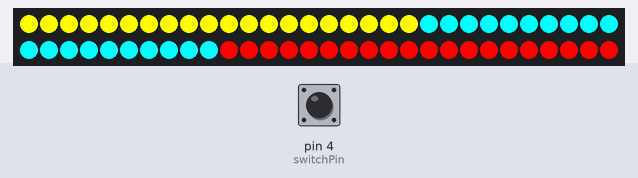
Bench run of a sketch on a simulated Arduino Uno, built with avr-gcc and run on an emulated ATmega328P. Shown: 60 RGB LEDs in strip order, left to right, continuing on the next row. Inputs (shaded band) come from the test bench; at power-on: pin 4 (switchPin) LOW. Random numbers use the default seed unless the sketch sets one.

Above: at 2.6 s.
2.7 s: pin 4 (switchPin) pulled HIGH for 0.15 s
At 4.1 s:
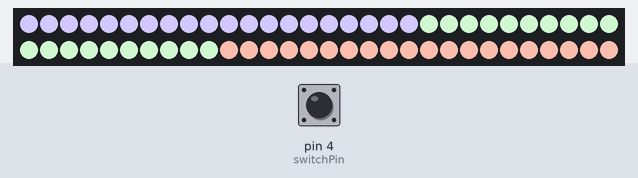
5.8 s: pin 4 (switchPin) pulled HIGH for 1 s
At 7.7 s:
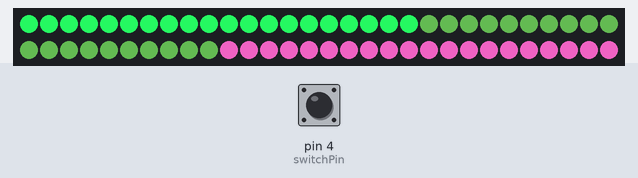
9.8 s: pin 4 (switchPin) pulled HIGH for 0.15 s
At 10.7 s:
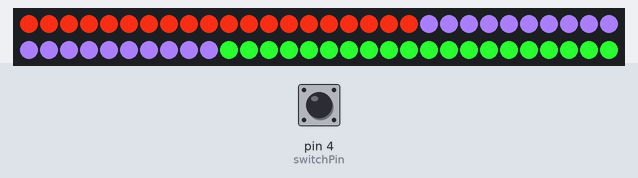
12.9 s: pin 4 (switchPin) pulled HIGH for 3.2 s
At 13.5 s:
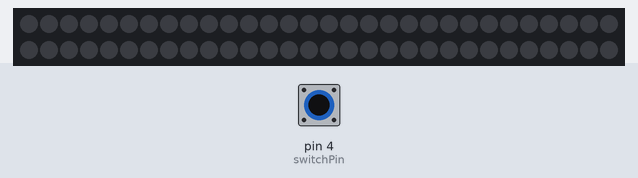
19.1 s: pin 4 (switchPin) pulled HIGH for 0.15 s
At 20.2 s:
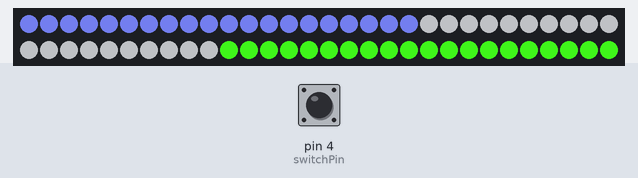
22.2 s: pin 4 (switchPin) pulled HIGH for 1 s
At 23.8 s:
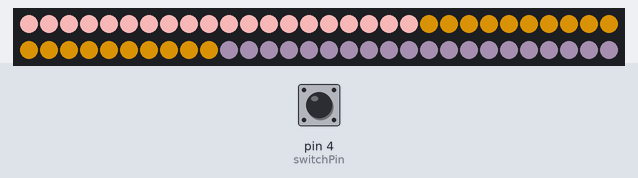
Timing chart, 0 to 25.3 s (numbered marks = the images above; inputs shaded):
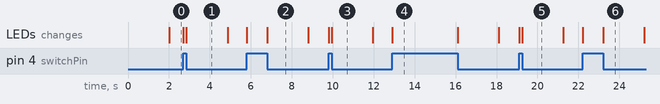

The sketch:

neopixel_moving3.ino
```cpp
/********************************************************************************************************
  neopixel_moving3:
  Written by Scott Kildall

  This sketch will show three bands of solid colors on the NeoPixel strip
  the 1st 1/3 will be 1 color, the 2nd 1/3 another, and the last 1/3 a different color
  A switch at pin 4 will turn the whole strip off.

  A timing loop will be setup so that we cycle the colors, this time
  we use the millis() function to do asynchronous timing instead of hte built-in delay() function.

  Also, when the switch is pressed, we will randomize the color values.

---------------------------------------------------------------------------------------------------------
NeoPixel Information for initializing the strip, below
  60ma/pixel for current load
  Parameter 1 = number of pixels in strip
  Parameter 2 = pin number (most are valid)
  Parameter 3 = pixel type flags, add together as needed:
    NEO_KHZ800  800 KHz bitstream (most NeoPixel products w/WS2812 LEDs)
    NEO_KHZ400  400 KHz (classic 'v1' (not v2) FLORA pixels, WS2811 drivers)
    NEO_GRB     Pixels are wired for GRB bitstream (most NeoPixel products)
    NEO_RGB     Pixels are wired for RGB bitstream (v1 FLORA pixels, not v2)

**********************************************************************************************************/

#include <Adafruit_NeoPixel.h>

// the data pin for the NeoPixels
int neoPixelPin = 6;

// How many NeoPixels we will be using, charge accordingly
int numPixels = 60;

// Instatiate the NeoPixel from the ibrary
Adafruit_NeoPixel strip = Adafruit_NeoPixel(numPixels, neoPixelPin, NEO_GRB + NEO_KHZ800);

// Color set #1
int r1 = 255;
int g1 = 0;
int b1 = 0;

// Color set #2
int r2 = 255;
int g2 = 255;
int b2 = 0;

// Color set #3
int r3 = 0;
int g3 = 255;
int b3 = 255;

// our button
int switchPin = 4;

int start1 = 0;
int start2 = 20;
int start3 = 40;

// a pre-processor macro
#define DELAY_TIME (2000)

// stores the start time, use unsignged long to prevent overflow
unsigned long startTime;

// this is our flag value
boolean bSwitchDown = false;

void setup() {
  strip.begin();
  strip.show(); // Initialize all pixels to 'off'

  startTime = millis();
  activate();

  // if there is no input on pin zero, this will be noise, which is a good number for seeding the random number generator
  randomSeed(analogRead(0));
}

// go through the loop and see if the switch is pressed, the bSwitchDown will act as a flag, which we set until the switch
// is released
void loop() {
  if( digitalRead(switchPin) == true ) {
    bSwitchDown = true;
     allOff();
     startTime = 0;
  }
  else {
    if( bSwitchDown ) {
      randomizeColors();
      bSwitchDown = false;
    }

    if( startTime + DELAY_TIME < millis() ) {
       activate();
       startTime = millis();
    }
  }
}

void allOff() {
  for( int i = 0; i < numPixels; i++ ) {
       strip.setPixelColor(i, 0, 0, 0 );
   }
   strip.show();
}

// the adjustStarts() function will move the starting point of the for loop to imitiate a cycling effect
void activate() {
   adjustStarts();

   // first 20 pixels = color set #1
    for( int i = start1; i < start1+20; i++ ) {
       strip.setPixelColor(i, r1, g1, b1 );
    }

    // next 20 pixels = color set #2
    for( int i = start2; i < start2+20 ; i++ ) {
       strip.setPixelColor(i, r2, g2, b2 );
    }

     // last 20 pixels = color set #3
    for( int i = start3; i < start3+20; i++ ) {
       strip.setPixelColor(i, r3, g3, b3 );
    }

  strip.show();
}

// calls the incrementStart() function to move the offsets for each NeoPixel
void adjustStarts() {
  start1 = incrementStart(start1);
  start2 = incrementStart(start2);
  start3 = incrementStart(start3);
}

// will add 20 to the start value, resetting it to zero when we hit the max number of pixels
int incrementStart(int startValue) {
  startValue = startValue + 20;
  if( startValue == 60 )
    startValue = 0;

  return startValue;
}

// picks a random value between 0-255 for each of the RGB channels
void randomizeColors() {
  r1 = random(255);
  g1 = random(255);
  b1 = random(255);

  r2 = random(255);
  g2 = random(255);
  b2 = random(255);


  r3 = random(255);
  g3 = random(255);
  b3 = random(255);

}
```

Measured:
- what the display in image 1 shows lasts 2.0 s, from 2.9 s to 4.9 s
